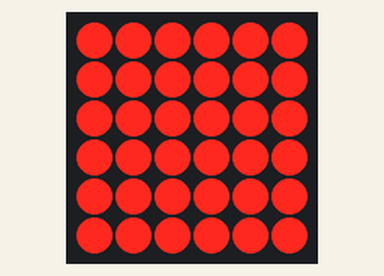
Simulated run of this sketch. Board: Arduino Uno, built with avr-gcc and run on an emulated ATmega328P. On the bench: 6×6 LED matrix. Wiring (inferred from the names in the program): LED matrix (orientation assumed): rows pin 2, pin 3, pin 4, pin 5, pin 6, pin 7; columns pin 8, pin 9, pin 10, pin 11, pin 12, pin 13.

Above: at 0.21 s.
At 5.9 s:
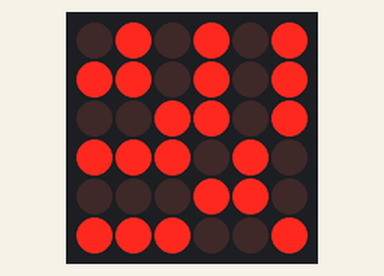
At 11.0 s:
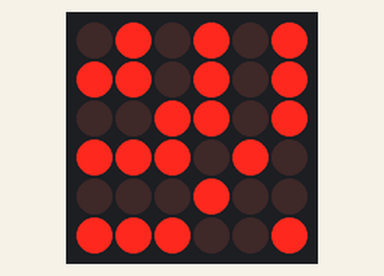
At 19.1 s:
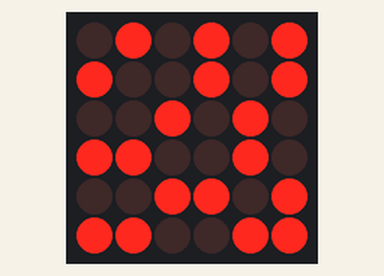
At 28.5 s:
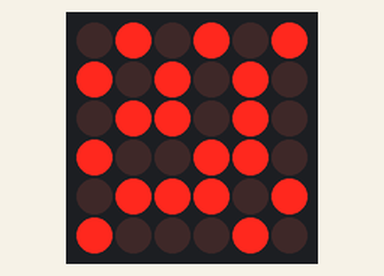
At 36.1 s:
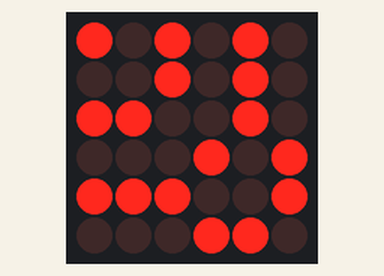

The sketch:

6x6_Neon_Animation.ino
```cpp
/**
   Author: Colin Bernstein
   Title: Handheld 6x6 Multiplexed Neon Bulb Animation
*/


//Define GPIO pins and instance variables
const byte cathode[] = {2, 3, 4, 5, 6, 7}, anode[] = {8, 9, 10, 11, 12, 13};
const int tickRate = 300;
unsigned long lastTick;
boolean flip, grid[6][6];

double n = 0.0;

//Define the output mode of relevant pins
void setup() {
  for (byte i = 2; i <= 13; i++)
    pinMode(i, OUTPUT);
}

//Constnatly multiplex and iterate the cyclic animation pattern
void loop() {
  multPlex();
  if (millis() - lastTick >= tickRate) {
    lastTick = millis();
    flip = !flip;
    for (byte row = 0; row < 6; row++)
      for (byte col = 0; col < 6; col++) {
        grid[row][col] = (int) (sqrt((row * row) + (col * col)) + n) % 2 == 0;
      }
    n += 0.01;
  }
}

//Multiplex through the columns by flashing a column at a
//time and outputting the six row elements each time
void multPlex() {
  for (byte col = 0; col < 6; col++) {
    for (byte row = 0; row < 6; row++) {
      digitalWrite(anode[row], grid[row][col] ? HIGH : LOW);
    }
    digitalWrite(cathode[col], HIGH);
    delay(1);
    digitalWrite(cathode[col], LOW);
  }
}

boolean inBounds(byte i, byte j) {
  return i >= 0 && j >= 0 && i < 6 && j < 6;
}

//Return the number of neighbors to a given point
byte neighbors(byte i, byte j) {
  byte ret = 0;
  byte dx[] = {0, 0, 1, -1, 1, 1, -1, -1};
  byte dy[] = {1, -1, 0, 0, 1, -1, 1, -1};
  for (byte a = 0; a < 8; a++)
    if (inBounds(i + dx[a], j + dy[a]))
      if (grid[i + dx[a]][j + dy[a]])
        ret++;
  return ret;
}

/*void blank() {
  for (byte col = 0; col < 6; col++)
    digitalWrite(cathode[col], LOW);
  }*/
```

Measured:
- what the display in image 1 shows lasts 5.1 s, from 5.8 s to 10.9 s
- what the display in image 2 shows lasts 1.5 s, from 10.9 s to 12.4 s
- what the display in image 3 shows lasts 4.2 s, from 19.1 s to 23.3 s
- what the display in image 4 shows lasts 2.4 s, from 28.5 s to 30.9 s
